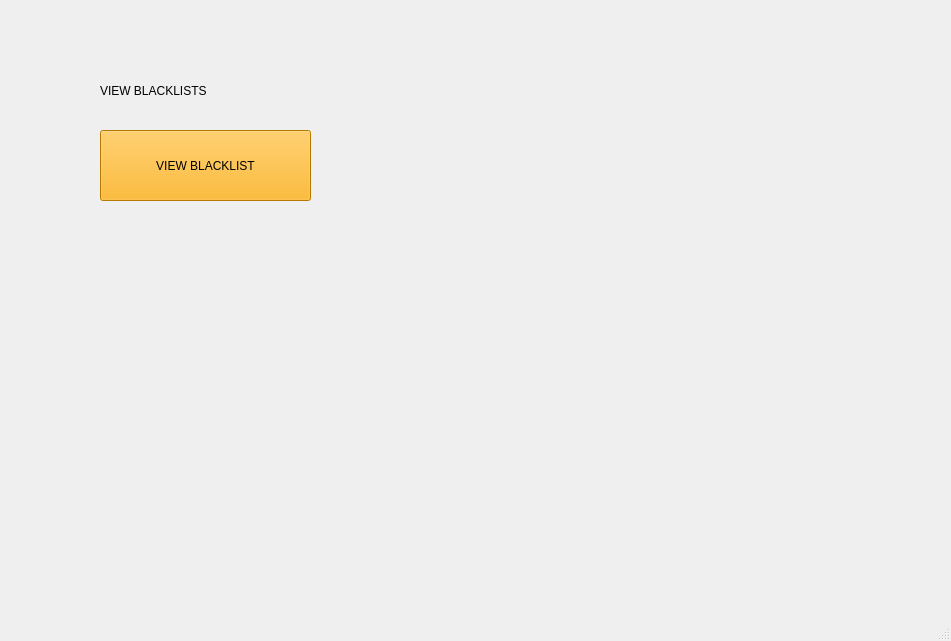
<?xml version="1.0" encoding="UTF-8"?>
<ui version="4.0">
 <class>MainWindow</class>
 <widget class="QMainWindow" name="MainWindow">
  <property name="geometry">
   <rect>
    <x>0</x>
    <y>0</y>
    <width>951</width>
    <height>641</height>
   </rect>
  </property>
  <property name="windowTitle">
   <string>MainWindow</string>
  </property>
  <widget class="QWidget" name="centralwidget">
   <widget class="QLabel" name="label_2">
    <property name="geometry">
     <rect>
      <x>0</x>
      <y>0</y>
      <width>951</width>
      <height>641</height>
     </rect>
    </property>
    <property name="text">
     <string/>
    </property>
    <property name="pixmap">
     <pixmap>ss4.png</pixmap>
    </property>
   </widget>
   <widget class="QLabel" name="label">
    <property name="geometry">
     <rect>
      <x>100</x>
      <y>70</y>
      <width>341</width>
      <height>41</height>
     </rect>
    </property>
    <property name="styleSheet">
     <string notr="true">font: 24pt &quot;Algerian&quot;;</string>
    </property>
    <property name="text">
     <string>VIEW BLACKLISTS</string>
    </property>
   </widget>
   <widget class="QPushButton" name="pushButton">
    <property name="geometry">
     <rect>
      <x>100</x>
      <y>130</y>
      <width>211</width>
      <height>71</height>
     </rect>
    </property>
    <property name="styleSheet">
     <string notr="true">background-color: rgb(255, 170, 0);
font: 10pt &quot;Times New Roman&quot;;</string>
    </property>
    <property name="text">
     <string>VIEW BLACKLIST</string>
    </property>
   </widget>
  </widget>
  <widget class="QMenuBar" name="menubar">
   <property name="geometry">
    <rect>
     <x>0</x>
     <y>0</y>
     <width>951</width>
     <height>30</height>
    </rect>
   </property>
  </widget>
  <widget class="QStatusBar" name="statusbar"/>
 </widget>
 <resources/>
 <connections/>
</ui>
